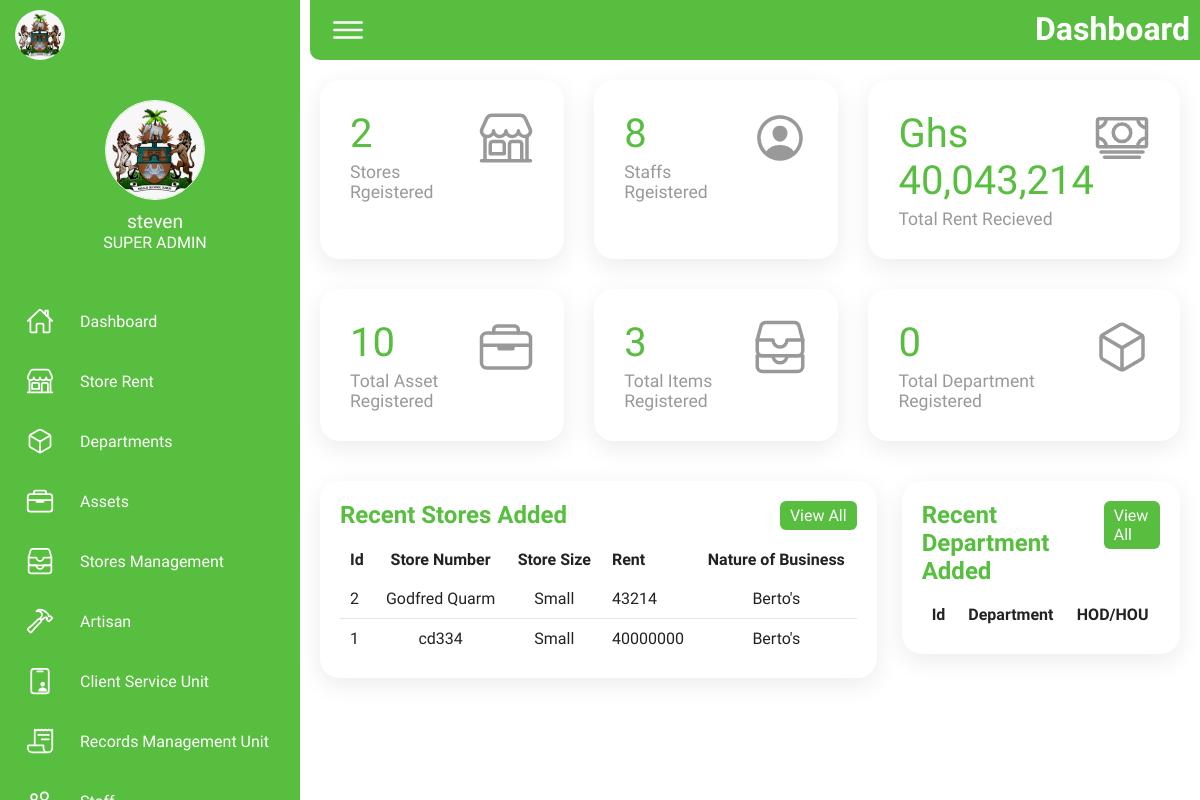
Page /dashboard (signed in) on the earlier database version.
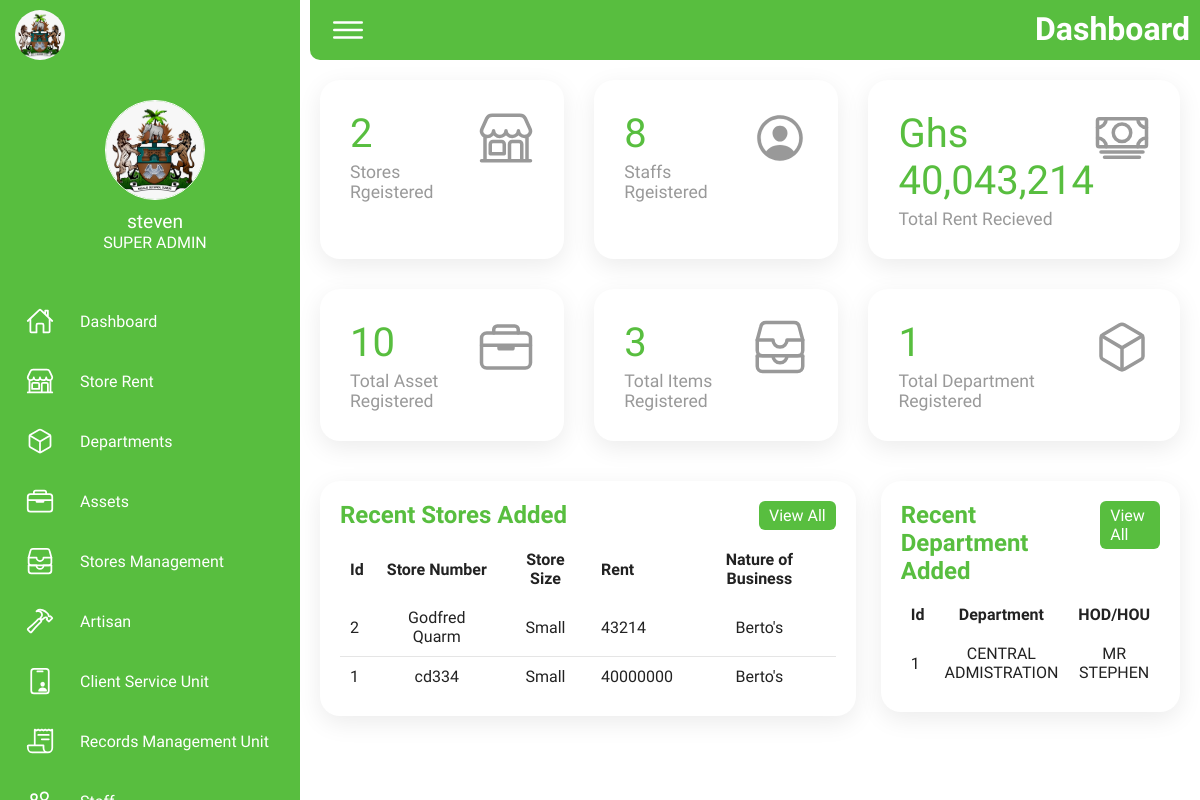
Same page on the later database version.
### tables this page shows
CREATE TABLE department (
                id INTEGER PRIMARY KEY AUTOINCREMENT,
                department_name text,
                hod text
                );

### app.py (the view)
@app.route('/dashboard')
@login_required(role='SUPER ADMIN')
def dashboard():
    if 'user_id' in session:
        user_id = session['user_id']  # Get the user ID from the session
        user = get_user_by_id(user_id)
        if request.method == 'POST':
            pass
        create_store_table()
        conn, cursor = get_stores_db_connection()
        cursor.execute("SELECT * FROM shop ORDER BY id DESC LIMIT 10")
        store_list = cursor.fetchall()
        conn.close()
        conn, cursor = get_department_db_connection()
        cursor.execute("SELECT * FROM department ORDER BY id DESC LIMIT 10")
        department_list = cursor.fetchall()
        conn.close()
        conn, cursor = get_stores_db_connection()
        cursor.execute('SELECT COUNT(id) FROM shop')
        total_store_count = cursor.fetchone()[0]
        conn.close()
        conn, cursor = get_users_db_connection()
        cursor.execute('SELECT COUNT(id) FROM users')
        total_staff_count = cursor.fetchone()[0]
        conn.close()
        conn, cursor = get_stores_db_connection()
        cursor.execute("SELECT rent FROM shop")
        store_lists = cursor.fetchall()
        conn.close()
        conn, cursor = get_asset_db_connection()
        cursor.execute("SELECT COUNT(id) FROM asset")
        asset_count = cursor.fetchone()[0]
        conn.close()
        conn, cursor = get_department_db_connection()
        cursor.execute("SELECT COUNT(id) FROM department")
        department_count = cursor.fetchone()[0]
        conn.close()
        conn, cursor = get_sms_db_connection()
        cursor.execute("SELECT COUNT(id) FROM stores_received")
        item_count = cursor.fetchone()[0]
        conn.close()
        total_rent = sum(store['rent'] for store in store_lists)
        formatted_total_rent = '{:,}'.format(total_rent)
        if user:
            username = user['username']
            role = user['role']
            image = user['image']
            return render_template('/super_admin/dashboard.html', username=username, role=role, image=image, stores=store_list,  count_stores=total_store_count, count_staff=total_staff_count, total_rent=formatted_total_rent, asset_count=asset_count, item_count=item_count, department_count=department_count, department_list=department_list)  # noqa
    return redirect(url_for('index'))

### templates/super_admin/dashboard.html
{% extends '/super_admin/base.html' %} {% block heading %} Dashboard {% endblock
%} {% block content %}
<div class="cardBox">
  <a class="card" href="{{url_for('stores')}}">
    <div>
      <div class="numbers">{{count_stores}}</div>
      <div class="cardName">Stores Rgeistered</div>
    </div>
    <div class="iconBx">
      <ion-icon name="storefront-outline"></ion-icon>
    </div>
  </a>
  <a class="card" href="{{url_for('staff')}}">
    <div>
      <div class="numbers">{{count_staff}}</div>
      <div class="cardName">Staffs Rgeistered</div>
    </div>
    <div class="iconBx">
      <ion-icon name="person-circle-outline"></ion-icon>
    </div>
  </a>
  <a class="card" href="{{url_for('stores')}}">
    <div>
      <div class="numbers">Ghs {{total_rent}}</div>
      <div class="cardName">Total Rent Recieved</div>
    </div>
    <div class="iconBx">
      <ion-icon name="cash-outline"></ion-icon>
    </div>
  </a>
  <a class="card" href="{{url_for('asset')}}">
    <div>
      <div class="numbers">{{asset_count}}</div>
      <div class="cardName">Total Asset Registered</div>
    </div>
    <div class="iconBx">
      <ion-icon name="briefcase-outline"></ion-icon>
    </div>
  </a>
  <a class="card" href="{{url_for('asset')}}">
    <div>
      <div class="numbers">{{item_count}}</div>
      <div class="cardName">Total Items Registered</div>
    </div>
    <div class="iconBx">
      <ion-icon name="file-tray-stacked-outline"></ion-icon>
    </div>
  </a>
  <a class="card" href="{{url_for('department')}}">
    <div>
      <div class="numbers">{{department_count}}</div>
      <div class="cardName">Total Department Registered</div>
    </div>
    <div class="iconBx">
      <ion-icon name="cube-outline"></ion-icon>
    </div>
  </a>
</div>
<div class="details_table">
  <div class="recentOrders">
    <div class="recentOrderBody">
      <div class="cardHeader">
        <h2>Recent Stores Added</h2>
        <a href="{{url_for('stores')}}" class="btn">View All</a>
      </div>
      <table>
        <thead>
          <tr>
            <td>Id</td>
            <td>Store Number</td>
            <td>Store Size</td>
            <td>Rent</td>
            <td>Nature of Business</td>
          </tr>
        </thead>
        <tbody>
          {% for store in stores %}
          <tr>
            <td>{{store.id}}</td>
            <td>{{store.store_number}}</td>
            <td>{{store.store_size}}</td>
            <td>{{store.rent}}</td>
            <td>{{store.business}}</td>
          </tr>
          {% endfor %}
        </tbody>
      </table>
    </div>
  </div>
  <div class="recentOrders">
    <div class="recentOrderBody">
      <div class="cardHeader">
        <h2>Recent Department Added</h2>
        <a href="{{url_for('department')}}" class="btn">View All</a>
      </div>
      <table>
        <thead>
          <tr>
            <td>Id</td>
            <td>Department</td>
            <td>HOD/HOU</td>
          </tr>
        </thead>
        <tbody>
          {% for department in department_list %}
          <tr>
            <td>{{department.id}}</td>
            <td>{{department.department_name}}</td>
            <td>{{department.hod}}</td>
          </tr>
          {% endfor %}
        </tbody>
      </table>
    </div>
  </div>
</div>
{% endblock %}

### templates/super_admin/base.html (shortened to what this page needs)
<!DOCTYPE html>
<html lang="en">
  <head>
    <link
      rel="stylesheet"
      href="{{ url_for('static', filename='css/styles.css') }}" />
    <link
      rel="stylesheet"
      href="https://cdnjs.cloudflare.com/ajax/libs/font-awesome/6.4.2/css/all.min.css"
 />
  </head>
  <body>
    <div class="container">
      <div class="navigation">
        <ul>
          <div class="navbar">
            <div class="links-container">
              <div class="logo">
                <li>
                  <a href="#">
                    <span class="icon">
                      <img
                        src="{{ url_for('static', filename='images/STMA Logo.jpg')}}"
                        alt=""
                        class="logo-stma" />
                    </span>
                  </a>
                </li>
              </div>
              <div class="user">
                <span class="icon"
                  ><img
                    src="{{ url_for('static', filename='images/' + image) if image else url_for('static', filename='images/STMA Logo.jpg')}}"
                    alt=""
                    class="user-img" />
                </span>
                <div class="user-content">
                  <p class="bold">{{username}}</p>
                  <p>{{role}}</p>
                </div>
              </div>
              <div class="linkss">
                <li>
                  <a href="{{url_for('dashboard')}}">
                    <span class="icon">
                      <ion-icon name="home-outline"></ion-icon>
                    </span>
                    <span class="title">Dashboard</span>
                  </a>
                </li>
                <li>
                  <a href="{{url_for('stores')}}">
                    <span class="icon">
                      <ion-icon name="storefront-outline"></ion-icon>
                    </span>
                    <span class="title">Store Rent</span>
                  </a>
                </li>
                <li>
                  <a href="{{url_for('department')}}">
                    <span class="icon">
                      <ion-icon name="cube-outline"></ion-icon>
                    </span>
                    <span class="title">Departments</span>
                  </a>
                </li>
                <li>
                  <a href="{{url_for('asset')}}">
                    <span class="icon">
                      <ion-icon name="briefcase-outline"></ion-icon>
                    </span>
                    <span class="title">Assets</span>
                  </a>
                </li>
                <li>
                  <a href="{{url_for('sms')}}">
                    <span class="icon">
                      <ion-icon name="file-tray-stacked-outline"></ion-icon>
                    </span>
                    <span class="title">Stores Management</span>
                  </a>
                </li>
                <li>
                  <a href="{{url_for('artisan')}}">
                    <span class="icon">
                      <ion-icon name="hammer-outline"></ion-icon>
                    </span>
                    <span class="title">Artisan</span>
                  </a>
                </li>
                <li>
                  <a href="{{url_for('cs')}}">
                    <span class="icon">
                      <ion-icon name="id-card-outline"></ion-icon>
                    </span>
                    <span class="title">Client Service Unit</span>
                  </a>
                </li>
                <li>
                  <a href="{{url_for('rmu')}}">
                    <span class="icon">
                      <ion-icon name="receipt-outline"></ion-icon>
                    </span>
                    <span class="title">Records Management Unit</span>
                  </a>
                </li>
                <li>
                  <a href="{{ url_for('staff') }}">
                    <span class="icon">
                      <ion-icon name="people-outline"></ion-icon>
                    </span>
                    <span class="title">Staff</span>
                  </a>
                </li>
              </div>
            </div>
          </div>
        </ul>
      </div>
      <div class="main">
        <div class="topbar">
          <div class="toggle">
            <ion-icon name="menu-outline"></ion-icon>
          </div>
          <div class="heading">
            <h1>{% block heading %} {% endblock %}</h1>
          </div>
        </div>
         {% block content %} {% endblock %}
      </div>
    </div>
  </body>
</html>

Differences in the rows shown:
added department: id "1", department_name "CENTRAL ADMISTRATION", hod "MR STEPHEN"
Other differences:
{{ department_count }}: "0" → "1"
